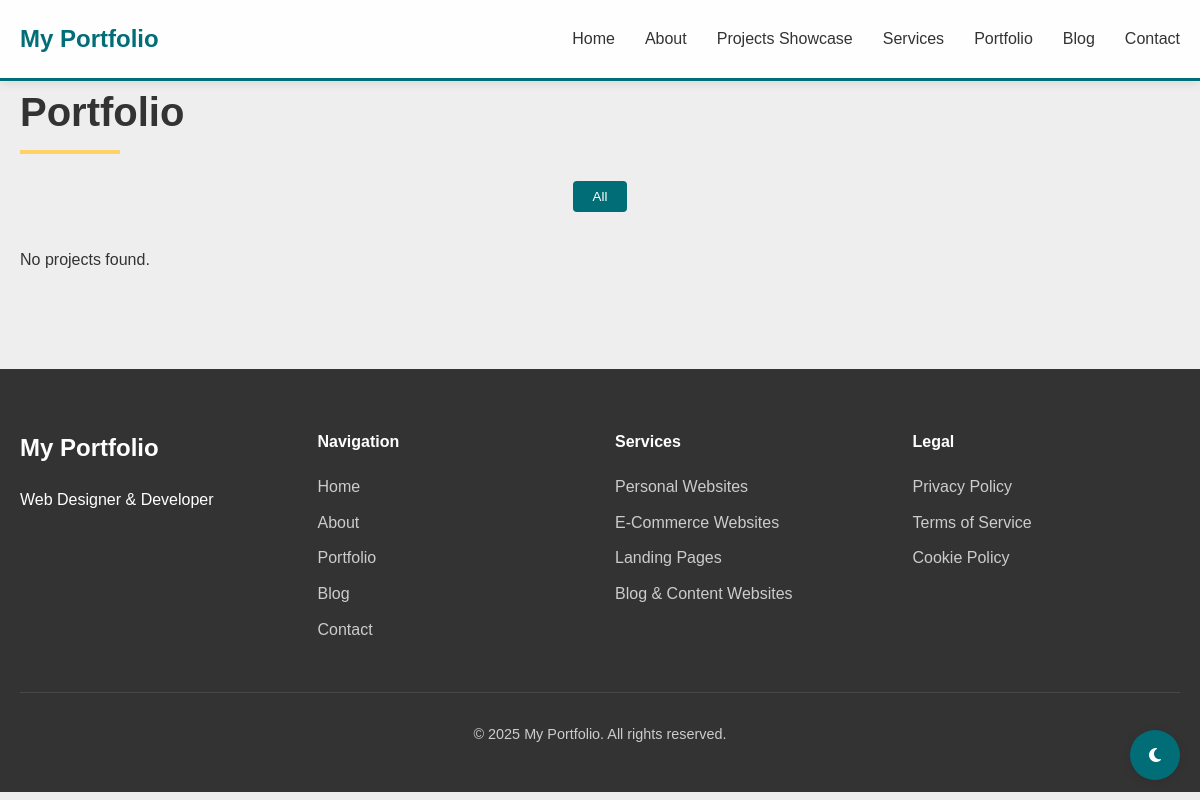
The app's page /portfolio with its own data.
### tables this page shows
CREATE TABLE settings (
            id INTEGER PRIMARY KEY AUTOINCREMENT,
            site_title TEXT NOT NULL DEFAULT 'My Portfolio',
            site_description TEXT DEFAULT 'Web Designer & Developer',
            contact_email TEXT,
            contact_phone TEXT,
            contact_address TEXT,
            social_facebook TEXT,
            social_twitter TEXT,
            social_instagram TEXT,
            social_linkedin TEXT,
            about_content TEXT,
            hero_headline TEXT DEFAULT 'Web Designer & Developer',
            hero_subheadline TEXT DEFAULT 'Creating beautiful, functional websites'
        );

### app.py (the view)
@app.route('/portfolio')
def portfolio():
    category = request.args.get('category', '')
    with get_db_connection() as conn:
        settings = conn.execute('SELECT * FROM settings').fetchone()
        if category:
            projects = conn.execute('''
                SELECT * FROM projects
                WHERE category = ?
                ORDER BY created_at DESC
            ''', (category,)).fetchall()
        else:
            projects = conn.execute('''
                SELECT * FROM projects
                ORDER BY created_at DESC
            ''').fetchall()
        categories = conn.execute('''
            SELECT DISTINCT category FROM projects
        ''').fetchall()
    return render_template('portfolio.html',
                          settings=settings,
                          projects=projects,
                          categories=categories,
                          selected_category=category)

### app.py (called while the page is built, shortened)
def get_db_connection():
    conn = sqlite3.connect(DATABASE)
    conn.row_factory = sqlite3.Row
    return conn

def is_authenticated():
    return 'user_id' in session

@app.context_processor
def inject_unread_messages():
    return {'unread_messages_count': 0}

@app.context_processor
def inject_settings():
    try:
        with get_db_connection() as conn:
            settings_row = conn.execute('SELECT * FROM settings WHERE id = 1').fetchone()
            if settings_row:
                settings = dict(settings_row)
                if 'logo_path' not in settings or not settings['logo_path']:
                    settings['logo_path'] = '/static/img/logo.jpg'
            return {'settings': settings}
    except Exception as e:
        print(f"Error getting settings: {e}")
        return {'settings': {
            'site_title': 'My Portfolio',
            'site_description': 'Elevating brands through intelligent design',
            'hero_headline': 'Web Designer & Developer',
            'hero_subheadline': 'Elevating brands through intelligent design',
            'logo_path': '/static/img/logo.jpg'
        }}

### templates/portfolio.html (shortened to what this page needs)
{% extends "base.html" %}
{% block content %}
<section class="portfolio-page">
    <div class="container">
        <h1 class="page-title">Portfolio</h1>
        <div class="portfolio-categories">
            <button class="category-btn {% if not selected_category %}active{% endif %}">All</button>
        </div>
        {% if not projects %}
        <div class="no-projects">
            <p>No projects found{% if selected_category %} in the "{{ selected_category }}" category{% endif %}.</p>
        </div>
        {% endif %}
    </div>
</section>
{% endblock %}

### templates/base.html (shortened to what this page needs)
<!DOCTYPE html>
<html lang="en">
<head>
    <link rel="stylesheet" href="{{ url_for('static', filename='css/styles.css') }}">
    <link rel="stylesheet" href="https://cdnjs.cloudflare.com/ajax/libs/font-awesome/6.4.0/css/all.min.css">
</head>
<body>
    <header>
        <div class="container header-container">
            <div class="logo">
                <a href="{{ url_for('home') }}">{{ settings.site_title }}</a>
            </div>
            <nav>
                <ul class="nav-links">
                    <li><a href="{{ url_for('home') }}#home">Home</a></li>
                    <li><a href="{{ url_for('home') }}#about">About</a></li>
                    <li><a href="{{ url_for('home') }}#projects-showcase">Projects Showcase</a></li>
                    <li><a href="{{ url_for('home') }}#services">Services</a></li>
                    <li><a href="{{ url_for('portfolio') }}">Portfolio</a></li>
                    <li><a href="{{ url_for('blog') }}">Blog</a></li>
                    <li><a href="{{ url_for('contact') }}">Contact</a></li>
                </ul>
            </nav>
        </div>
    </header>
    <main>
        {% block content %}{% endblock %}
    </main>
    <footer>
        <div class="container">
            <div class="footer-content">
                <div>
                    <div class="footer-logo">{{ settings.site_title }}</div>
                    <p>{{ settings.site_description }}</p>
                </div>
                <div class="footer-links">
                    <h4>Navigation</h4>
                    <ul>
                        <li><a href="{{ url_for('home') }}#home">Home</a></li>
                        <li><a href="{{ url_for('home') }}#about">About</a></li>
                        <li><a href="{{ url_for('portfolio') }}">Portfolio</a></li>
                        <li><a href="{{ url_for('blog') }}">Blog</a></li>
                        <li><a href="{{ url_for('contact') }}">Contact</a></li>
                    </ul>
                </div>
                <div class="footer-links">
                    <h4>Services</h4>
                    <ul>
                        <li><a href="{{ url_for('home') }}#services">Personal Websites</a></li>
                        <li><a href="{{ url_for('home') }}#services">E-Commerce Websites</a></li>
                        <li><a href="{{ url_for('home') }}#services">Landing Pages</a></li>
                        <li><a href="{{ url_for('home') }}#services">Blog & Content Websites</a></li>
                    </ul>
                </div>
                <div class="footer-links">
                    <h4>Legal</h4>
                    <ul>
                        <li><a href="#">Privacy Policy</a></li>
                        <li><a href="#">Terms of Service</a></li>
                        <li><a href="#">Cookie Policy</a></li>
                    </ul>
                </div>
            </div>
            <div class="footer-bottom">
                <p>&copy; <span class="current-year">2025</span> {{ settings.site_title }}. All rights reserved.</p>
            </div>
        </div>
    </footer>
    <div class="theme-toggle" id="themeToggle">
        <i class="fas fa-moon"></i>
    </div>
</body>
</html>

### static/css/styles.css (style rules this page uses)
:root { --primary-color: #006D77; --secondary-color: #FF6B6B; --accent-color: #FFD166; --background-color: #EEEEEE; --text-color: #333333; --light-gray: #f5f5f5; --medium-gray: #e0e0e0; --dark-gray: #666666; --transition-slow: 0.5s ease; --transition-medium: 0.3s ease; --transition-fast: 0.2s ease; }
* { margin: 0; padding: 0; box-sizing: border-box; font-family: Tahoma, "Trebuchet MS", sans-serif; }
body { background-color: var(--background-color); color: var(--text-color); line-height: 1.6; overflow-x: hidden; }
.container { max-width: 1200px; margin: 0 auto; padding: 0 20px; }
section { padding: 80px 0; }
h1, h2, h3, h4 { font-weight: 700; }
p { margin-bottom: 1rem; }
a { color: var(--primary-color); text-decoration: none; transition: all var(--transition-medium); }
.page-title { font-size: 2.5rem; margin-bottom: 2rem; position: relative; display: inline-block; }
.page-title::after { content: ''; position: absolute; width: 100px; height: 4px; background-color: var(--accent-color); left: 0; bottom: -10px; }
header { padding: 20px 0; position: fixed; width: 100%; top: 0; z-index: 1000; background-color: rgba(255, 255, 255, 0.9); box-shadow: 0 2px 10px rgba(0, 0, 0, 0.1); border-bottom: 3px solid #006D77; transition: all var(--transition-medium); }
.header-container { display: flex; justify-content: space-between; align-items: center; }
.logo a { font-size: 1.5rem; font-weight: 700; color: #006D77; }
.nav-links { display: flex; list-style: none; }
.nav-links li { margin-left: 30px; }
.nav-links a { color: var(--text-color); font-weight: 500; }
.theme-toggle { position: fixed; bottom: 20px; right: 20px; width: 50px; height: 50px; border-radius: 50%; background-color: var(--primary-color); color: white; display: flex; align-items: center; justify-content: center; cursor: pointer; z-index: 1000; box-shadow: 0 2px 10px rgba(0, 0, 0, 0.1); transition: all var(--transition-medium); }
.portfolio-categories { display: flex; justify-content: center; margin-bottom: 30px; flex-wrap: wrap; }
.category-btn { padding: 8px 20px; margin: 5px; background-color: var(--light-gray); border: none; border-radius: 4px; cursor: pointer; font-weight: 500; transition: all var(--transition-medium); }
.category-btn.active { background-color: var(--primary-color); color: white; }
footer { background-color: #333; color: white; padding: 60px 0 30px; }
.footer-content { display: grid; grid-template-columns: repeat(4, 1fr); gap: 30px; margin-bottom: 40px; }
.footer-logo { font-size: 1.5rem; font-weight: 700; margin-bottom: 20px; }
.footer-links h4 { margin-bottom: 20px; color: white; }
.footer-links ul { list-style: none; }
.footer-links li { margin-bottom: 10px; }
.footer-links a { color: #ccc; }
.footer-bottom { text-align: center; padding-top: 30px; border-top: 1px solid rgba(255, 255, 255, 0.1); font-size: 0.9rem; color: #ccc; }

### records on screen
settings: site_title "My Portfolio", site_description "Web Designer & Developer"
